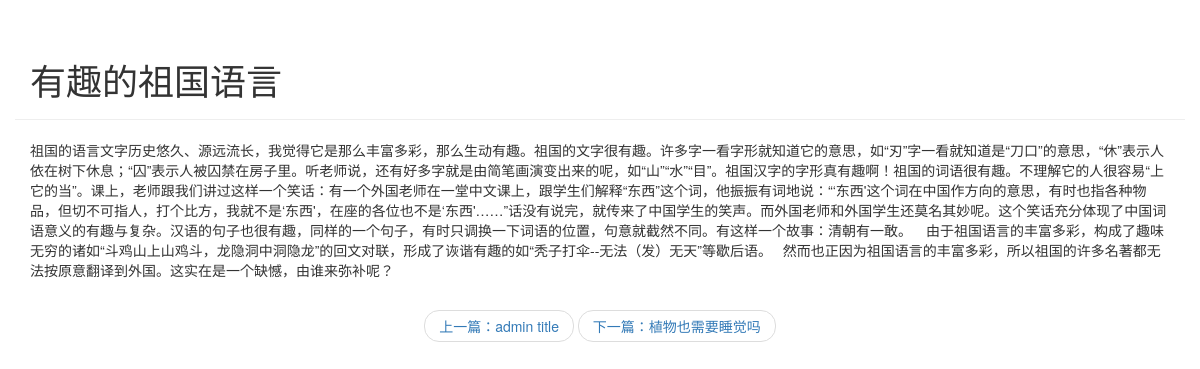
Screenshot of /blog/detail/4 with the database file from the repository.
### blog/models.py (models this page shows, shortened)
class Article(models.Model):
    article_id = models.AutoField(primary_key=True)
    title = models.TextField()
    brief_content = models.TextField()
    content = models.TextField()
    publish_date = models.DateTimeField(auto_now=True)

### blog/views.py (the view)
# urls.py: path('detail/<int:article_id>', blog.views.get_detail_page),
def get_detail_page(request, article_id):
    curr_article = None
    all_article = Article.objects.all()
    previous_article = None
    next_article = None
    for index, article in enumerate(all_article):
        if index == 0:
            previous_index = 0
            next_index = index + 1
        elif index == len(all_article) - 1:
            previous_index = index - 1
            next_index = index
        else:
            previous_index = index - 1
            next_index = index + 1
        if article.article_id == article_id:
            curr_article = article
            previous_article = all_article[previous_index]
            next_article = all_article[next_index]
            break
    section_list = curr_article.content.split('\n')
    return render(request, 'detail.html',
                  {
                      'curr_article': curr_article,
                      'section_list': section_list,
                      'previous_article': previous_article,
                      'next_article': next_article
                  })

### blog/templates/detail.html (shortened to what this page needs)
<!DOCTYPE html>
<html lang="en">
<head>
    <link rel="stylesheet" href="https://cdn.jsdelivr.net/npm/bootstrap@3.3.7/dist/css/bootstrap.min.css"
>
</head>
<body>
<div class="container page-header">
    <h1>{{ curr_article.title }}</h1>
</div>
<div class="container body-main">
    <div>
        {% for section in section_list %}
        <p>{{ section }}</p>
        {% endfor %}
    </div>
</div>
<div>
    <nav aria-label="...">
        <ul class="pager">
            <li><a href="/blog/detail/{{ previous_article.article_id }}">上一篇：{{ previous_article.title }}</a></li>
            <li><a href="/blog/detail/{{ next_article.article_id }}">下一篇：{{ next_article.title }}</a></li>
        </ul>
    </nav>
</div>
</body>
</html>

### rows the page displays
Article: title "有趣的祖国语言", section_list "祖国的语言文字历史悠久、源远流长，我觉得它是那么丰富多彩，那么生动有趣。祖国的文字很有趣。许多字一看字形就知道它的意思，如“刃”字一看就知道是“刀口”的意思，“休”表示人依在树下休息；“囚”表示人被囚禁在房子里。听老师说，还有好多字就是由简笔画演变出来的呢，如“山”“水”“目”。祖国汉字的字形真有趣啊！祖国的词语很有趣。不理解它的人很容易“上它的当”。课上，老师跟我们讲过这样一个笑话：有一个外国老师在一堂中文课上，跟学生们解释“东西”这个词，他振振有词地说：“‘东西'这个词在中国作方向的意思，有时也指各种物品，但切不可指人，打个比方，我就不是‘东西'，在座的各位也不是‘东西'……”话没有说完，就传来了中国学生的笑声。而外国老师和外国学生还莫名其妙呢。这个笑话充分体现了中国词语意义的有趣与复杂。汉语的句子也很有趣，同样的一个句子，有时只调换一下词语的位置，句意就截然不同。有这样一个故事：清朝有一敢。 由于祖国语言的丰富多彩，构成了趣味无穷的诸如“斗鸡山上山鸡斗，龙隐洞中洞隐龙”的回文对联，形成了诙谐有趣的如“秃子打伞--无法（发）无天”等歇后语。 然而也正因为祖国语言的丰富多彩，所以祖国的许多名著都无法按原意翻译到外国。这实在是一个缺憾，由谁来弥补呢？"
Article: title "admin title"
Article: title "植物也需要睡觉吗"
